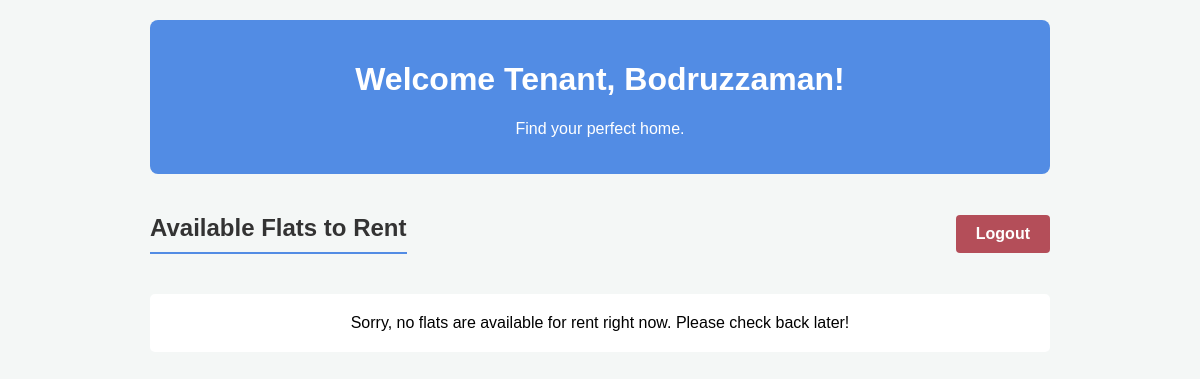
/tenant_dashboard.php (signed in), run on an earlier commit of the app's database.
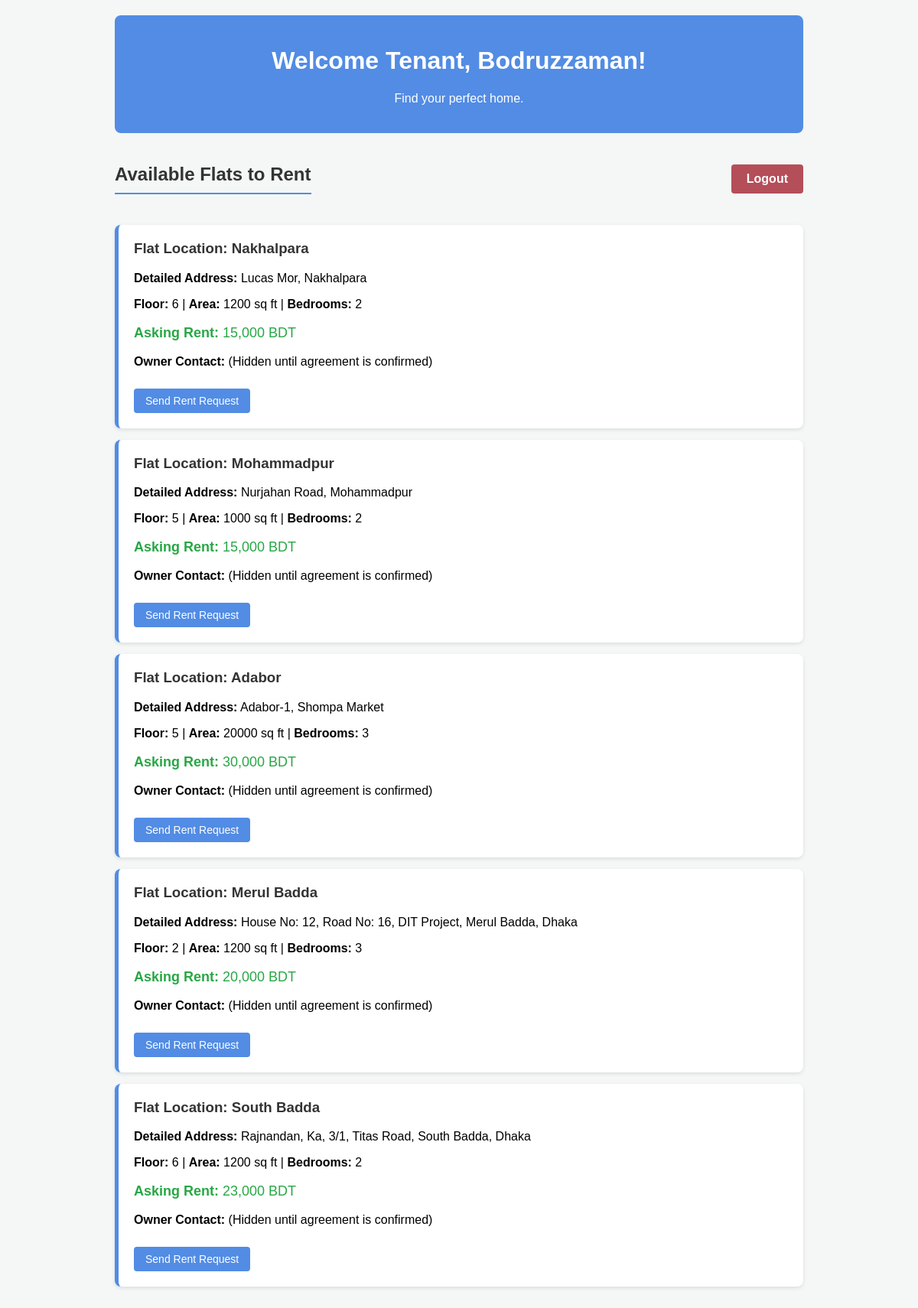
And on a later commit of the database.
### tables this page shows
CREATE TABLE `flat` (
  `flat_id` int(11) NOT NULL,
  `area` int(11) NOT NULL,
  `location` varchar(100) NOT NULL,
  `asking_rent` int(11) NOT NULL,
  `bedroom` int(11) NOT NULL,
  `floor` int(11) NOT NULL,
  `detailed_location` varchar(2000) NOT NULL,
  `status` varchar(50) NOT NULL,
  `owner_id` int(11) NOT NULL
);

### tenant_dashboard.php (the view, shortened to what this page needs)
<?php
require_once 'config/db_connect.php';
?>
<!DOCTYPE html>
<html lang="en">
<head>
    <link rel="stylesheet" href="css/style.css">
</head>
<body>
    <div class="dashboard-container">
        <div class="header-tenant">
            <h1>Welcome Tenant, <?php echo htmlspecialchars($_SESSION['name']); ?>!</h1>
            <p>Find your perfect home.</p>
        </div>
        <div class="action-bar">
            <h2>Available Flats to Rent</h2>
            <a href="actions/logout_action.php" class="btn-logout">Logout</a>
        </div>
        <?php
        $sql = "SELECT * FROM flat WHERE status = 'Available' ORDER BY flat_id DESC";
        $result = $conn->query($sql);
        if ($result->num_rows > 0) {
            while ($flat = $result->fetch_assoc()) {
        ?>
                <div class="flat-card border-tenant">
                    <h3>Flat Location: <?php echo htmlspecialchars($flat['location']); ?></h3>
                    <p><strong>Detailed Address:</strong> <?php echo htmlspecialchars($flat['detailed_location']); ?></p>
                    <p>
                        <strong>Floor:</strong> <?php echo $flat['floor']; ?> |
                        <strong>Area:</strong> <?php echo $flat['area']; ?> sq ft |
                        <strong>Bedrooms:</strong> <?php echo $flat['bedroom']; ?>
                    </p>
                    <p style="font-size: 18px; color: #28a745;"><strong>Asking Rent:</strong> <?php echo number_format($flat['asking_rent']); ?> BDT</p>
                    <p><strong>Owner Contact:</strong> (Hidden until agreement is confirmed)</p>
                    <a href="actions/request_flat_action.php?flat_id=<?php echo $flat['flat_id']; ?>" class="btn-request">Send Rent Request</a>
                </div>
        <?php
            }
        } else {
            echo "<p style='text-align: center; padding: 20px; background-color: white; border-radius: 5px;'>Sorry, no flats are available for rent right now. Please check back later!</p>";
        }
        ?>
    </div>
</body>
</html>

What changed in the data, as far as the page shows it:
added flat: location "Nakhalpara", detailed_location "Lucas Mor, Nakhalpara", floor "6", area "1200", bedroom "2", asking_rent "15,000"
added flat: location "Mohammadpur", detailed_location "Nurjahan Road, Mohammadpur", floor "5", area "1000", bedroom "2", asking_rent "15,000"
added flat: location "Adabor", detailed_location "Adabor-1, Shompa Market", floor "5", area "20000", bedroom "3", asking_rent "30,000"
added flat: location "Merul Badda", detailed_location "House No: 12, Road No: 16, DIT Project, Merul Badda, Dhaka", floor "2", area "1200", bedroom "3", asking_rent "20,000"
added flat: location "South Badda", detailed_location "Rajnandan, Ka, 3/1, Titas Road, South Badda, Dhaka", floor "6", area "1200", bedroom "2", asking_rent "23,000"
Also different on the page:
text no longer shown: "Sorry, no flats are available for rent right now. Please check back later!"
